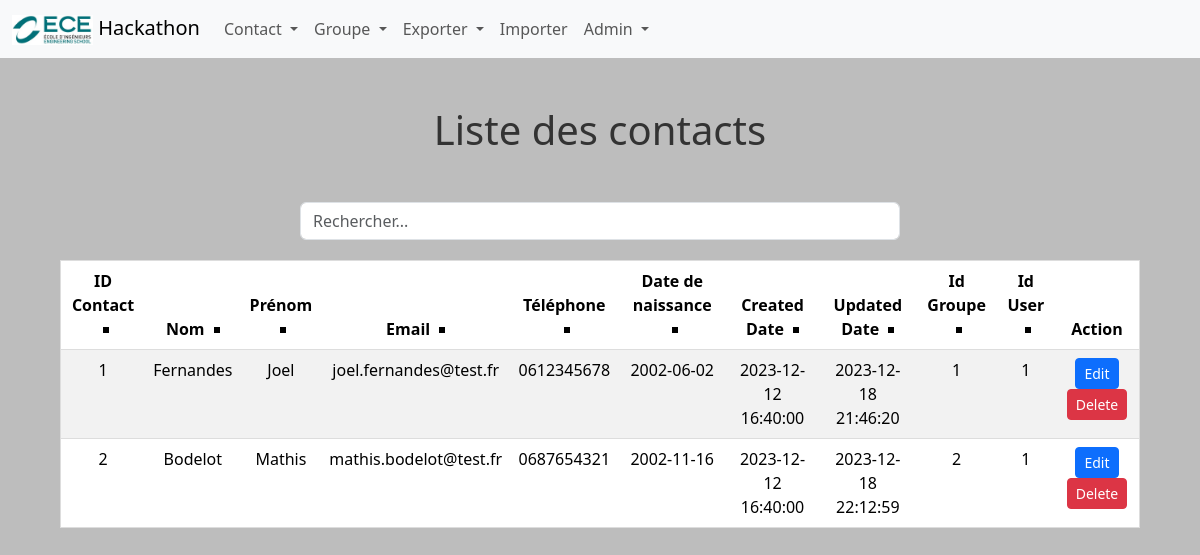
/contacts/admin (signed in), run on the app's committed database.
### tables this page shows
CREATE TABLE Contact(
    id_contact     INTEGER PRIMARY KEY AUTOINCREMENT NOT NULL ,
    nom            Varchar (50) NOT NULL ,
    prenom         Varchar (50) NOT NULL ,
    e_mail         Varchar (100) NOT NULL ,
    tel            Varchar (20) NOT NULL ,
    date_naissance Date NOT NULL ,
    created_date   Datetime NOT NULL ,
    updated_date   Datetime NOT NULL,
	id_groupe      INTEGER,
    id_user        INTEGER NOT NULL,
	FOREIGN KEY (id_groupe) REFERENCES Groupe(id_groupe),
    FOREIGN KEY (id_user) REFERENCES User(id_user)
);

### main.py (the view)
@app.get("/contacts/admin")
def liste_contacts_admin():
    if 'id' not in session:
        return redirect(url_for('login'))
    elif session['grade'] != 1:
        flash("Vous n'êtes pas administateur", "danger")
        return redirect(url_for('index'))
    else:
        query = "SELECT * FROM Contact"
        contacts = recup_bdd(query)
        return render_template('contactListAdmin.html', contacts=contacts)

### function.py (called while the page is built)
def connect_db():
    return sqlite3.connect('hackathon_bdd.sqlite')

def recup_bdd(query: str, values=None, doOne: bool = False):
    connection = connect_db()
    cursor = connection.cursor()
    if values:
        cursor.execute(query, values)
    else:
        cursor.execute(query)
    if doOne:
        result = cursor.fetchone()
    else:
        result = cursor.fetchall()
    connection.close()
    return result

### templates/contactListAdmin.html (shortened to what this page needs)
{% extends "layout/base.html" %}
{% block content %}
    {% include 'layout/navbar.html' %}
    <h1 class="m-5">Liste des contacts</h1>
    <div class="input-group mb-3">
        <input type="text" class="form-control" id="searchInput" placeholder="Rechercher...">
    </div>
    <table class="table table-striped" id="contactTable">
        <thead>
            <tr>
                <th data-column="0">ID Contact <span class="arrow"></span></th>
                <th data-column="1">Nom <span class="arrow"></span></th>
                <th data-column="2">Prénom <span class="arrow"></span></th>
                <th data-column="3">Email <span class="arrow"></span></th>
                <th data-column="4">Téléphone <span class="arrow"></span></th>
                <th data-column="5">Date de naissance <span class="arrow"></span></th>
                <th data-column="6">Created Date <span class="arrow"></span></th>
                <th data-column="7">Updated Date <span class="arrow"></span></th>
                <th data-column="8">Id Groupe <span class="arrow"></span></th>
                <th data-column="9">Id User <span class="arrow"></span></th>
                <th>Action</th>
            </tr>
        </thead>
        <tbody>
            {% for contact in contacts %}
                <tr class="contact-row">
                    <td>{{ contact[0] }}</td>
                    <td>{{ contact[1] }}</td>
                    <td>{{ contact[2] }}</td>
                    <td>{{ contact[3] }}</td>
                    <td>{{ contact[4] }}</td>
                    <td>{{ contact[5] }}</td>
                    <td>{{ contact[6] }}</td>
                    <td>{{ contact[7] }}</td>
                    <td>{{ contact[8] }}</td>
                    <td>{{ contact[9] }}</td>
                    <td>
                        <a href="{{ url_for('edit_contact', contactId=contact[0]) }}" class="btn btn-primary btn-sm">
                            Edit
                        </a>
                        <a href="{{ url_for('delete_contact', contactId=contact[0]) }}" class="btn btn-danger btn-sm">
                            Delete
                        </a>
                    </td>
                </tr>
            {% endfor %}
        </tbody>
    </table>
{% endblock %}

### static/styles.css (style rules this page uses)
body { background: #bdbdbd; font-family: 'Segoe UI', Tahoma, Geneva, Verdana, sans-serif; }
h1 { text-align: center; color: #333; }
.arrow { display: inline-block; width: 0; height: 0; border-style: solid; vertical-align: middle; margin-left: 5px; }
.input-group { width: 50%; margin: auto; margin-bottom: 20px; }
#contactTable, #groupeTable { width: 90%; margin: auto; border: 1px solid #ddd; border-collapse: collapse; border-radius: 8px; margin-top: 20px; padding: 10px; text-align: center; }

### data on the page
Contact: id_contact "1", nom "Fernandes", prenom "Joel", e_mail "joel.fernandes@test.fr", tel "0612345678", date_naissance "2002-06-02", created_date "2023-12-12 16:40:00", updated_date "2023-12-18 21:46:20", id_groupe "1", id_user "1"
Contact: id_contact "2", nom "Bodelot", prenom "Mathis", e_mail "mathis.bodelot@test.fr", tel "0687654321", date_naissance "2002-11-16", created_date "2023-12-12 16:40:00", updated_date "2023-12-18 22:12:59", id_groupe "2", id_user "1"
